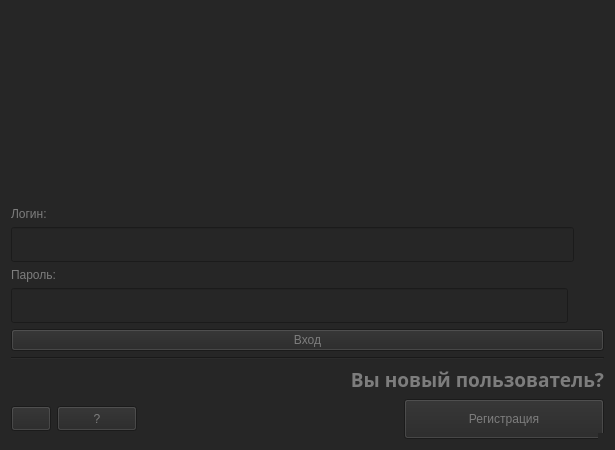
<?xml version="1.0" encoding="UTF-8"?>
<ui version="4.0">
 <class>authentification</class>
 <widget class="QDialog" name="authentification">
  <property name="geometry">
   <rect>
    <x>0</x>
    <y>0</y>
    <width>615</width>
    <height>450</height>
   </rect>
  </property>
  <property name="sizePolicy">
   <sizepolicy hsizetype="MinimumExpanding" vsizetype="Fixed">
    <horstretch>0</horstretch>
    <verstretch>0</verstretch>
   </sizepolicy>
  </property>
  <property name="minimumSize">
   <size>
    <width>550</width>
    <height>400</height>
   </size>
  </property>
  <property name="maximumSize">
   <size>
    <width>1920</width>
    <height>1080</height>
   </size>
  </property>
  <property name="windowTitle">
   <string>Dialog</string>
  </property>
  <property name="styleSheet">
   <string notr="true">color: rgb(125, 125, 125);
background-color: rgb(38, 38, 38);</string>
  </property>
  <property name="sizeGripEnabled">
   <bool>true</bool>
  </property>
  <layout class="QVBoxLayout" name="verticalLayout_6">
   <item>
    <layout class="QHBoxLayout" name="horizontalLayout_2">
     <item>
      <widget class="QLabel" name="Label_Shop">
       <property name="minimumSize">
        <size>
         <width>300</width>
         <height>0</height>
        </size>
       </property>
       <property name="maximumSize">
        <size>
         <width>300</width>
         <height>200</height>
        </size>
       </property>
       <property name="font">
        <font>
         <family>Palatino Linotype</family>
         <pointsize>32</pointsize>
         <weight>75</weight>
         <italic>false</italic>
         <bold>true</bold>
         <underline>false</underline>
         <strikeout>false</strikeout>
         <stylestrategy>PreferAntialias</stylestrategy>
         <kerning>true</kerning>
        </font>
       </property>
       <property name="layoutDirection">
        <enum>Qt::LeftToRight</enum>
       </property>
       <property name="styleSheet">
        <string notr="true"/>
       </property>
       <property name="text">
        <string/>
       </property>
       <property name="textFormat">
        <enum>Qt::AutoText</enum>
       </property>
       <property name="pixmap">
        <pixmap>Pics/Fon2.png</pixmap>
       </property>
      </widget>
     </item>
     <item>
      <widget class="QLabel" name="label">
       <property name="sizePolicy">
        <sizepolicy hsizetype="Fixed" vsizetype="Fixed">
         <horstretch>0</horstretch>
         <verstretch>0</verstretch>
        </sizepolicy>
       </property>
       <property name="minimumSize">
        <size>
         <width>200</width>
         <height>200</height>
        </size>
       </property>
       <property name="maximumSize">
        <size>
         <width>200</width>
         <height>200</height>
        </size>
       </property>
       <property name="baseSize">
        <size>
         <width>200</width>
         <height>200</height>
        </size>
       </property>
       <property name="frameShape">
        <enum>QFrame::NoFrame</enum>
       </property>
       <property name="frameShadow">
        <enum>QFrame::Sunken</enum>
       </property>
       <property name="text">
        <string/>
       </property>
       <property name="pixmap">
        <pixmap>Pics/MsShop.png</pixmap>
       </property>
       <property name="scaledContents">
        <bool>true</bool>
       </property>
       <property name="textInteractionFlags">
        <set>Qt::NoTextInteraction</set>
       </property>
      </widget>
     </item>
    </layout>
   </item>
   <item>
    <layout class="QVBoxLayout" name="verticalLayout_5">
     <item>
      <layout class="QVBoxLayout" name="verticalLayout_4">
       <item>
        <layout class="QVBoxLayout" name="verticalLayout_2">
         <item>
          <widget class="QLabel" name="Label_Name">
           <property name="font">
            <font>
             <pointsize>9</pointsize>
            </font>
           </property>
           <property name="styleSheet">
            <string notr="true"/>
           </property>
           <property name="text">
            <string>Логин:</string>
           </property>
          </widget>
         </item>
         <item>
          <layout class="QHBoxLayout" name="horizontalLayout_5">
           <item>
            <widget class="QLineEdit" name="Line_Name">
             <property name="minimumSize">
              <size>
               <width>0</width>
               <height>35</height>
              </size>
             </property>
             <property name="maximumSize">
              <size>
               <width>16777215</width>
               <height>35</height>
              </size>
             </property>
             <property name="font">
              <font>
               <pointsize>10</pointsize>
              </font>
             </property>
             <property name="clearButtonEnabled">
              <bool>true</bool>
             </property>
            </widget>
           </item>
           <item>
            <spacer name="horizontalSpacer_2">
             <property name="orientation">
              <enum>Qt::Horizontal</enum>
             </property>
             <property name="sizeType">
              <enum>QSizePolicy::Fixed</enum>
             </property>
             <property name="sizeHint" stdset="0">
              <size>
               <width>30</width>
               <height>30</height>
              </size>
             </property>
            </spacer>
           </item>
          </layout>
         </item>
        </layout>
       </item>
       <item>
        <layout class="QVBoxLayout" name="verticalLayout">
         <item>
          <widget class="QLabel" name="Label_Password">
           <property name="font">
            <font>
             <pointsize>9</pointsize>
            </font>
           </property>
           <property name="styleSheet">
            <string notr="true"/>
           </property>
           <property name="text">
            <string>Пароль:</string>
           </property>
          </widget>
         </item>
         <item>
          <layout class="QHBoxLayout" name="horizontalLayout_4">
           <item>
            <widget class="QLineEdit" name="Line_Password">
             <property name="sizePolicy">
              <sizepolicy hsizetype="Expanding" vsizetype="Fixed">
               <horstretch>0</horstretch>
               <verstretch>0</verstretch>
              </sizepolicy>
             </property>
             <property name="minimumSize">
              <size>
               <width>0</width>
               <height>35</height>
              </size>
             </property>
             <property name="maximumSize">
              <size>
               <width>16777215</width>
               <height>35</height>
              </size>
             </property>
             <property name="font">
              <font>
               <pointsize>10</pointsize>
              </font>
             </property>
             <property name="echoMode">
              <enum>QLineEdit::Password</enum>
             </property>
             <property name="clearButtonEnabled">
              <bool>true</bool>
             </property>
            </widget>
           </item>
           <item>
            <widget class="QPushButton" name="Button_ViewPass">
             <property name="sizePolicy">
              <sizepolicy hsizetype="Fixed" vsizetype="Fixed">
               <horstretch>0</horstretch>
               <verstretch>0</verstretch>
              </sizepolicy>
             </property>
             <property name="minimumSize">
              <size>
               <width>30</width>
               <height>30</height>
              </size>
             </property>
             <property name="maximumSize">
              <size>
               <width>30</width>
               <height>30</height>
              </size>
             </property>
             <property name="text">
              <string/>
             </property>
             <property name="iconSize">
              <size>
               <width>30</width>
               <height>30</height>
              </size>
             </property>
             <property name="checkable">
              <bool>true</bool>
             </property>
             <property name="flat">
              <bool>true</bool>
             </property>
            </widget>
           </item>
          </layout>
         </item>
        </layout>
       </item>
      </layout>
     </item>
     <item>
      <widget class="QPushButton" name="Button_Login">
       <property name="styleSheet">
        <string notr="true"/>
       </property>
       <property name="text">
        <string>Вход</string>
       </property>
       <property name="checkable">
        <bool>false</bool>
       </property>
       <property name="checked">
        <bool>false</bool>
       </property>
      </widget>
     </item>
    </layout>
   </item>
   <item>
    <widget class="Line" name="line">
     <property name="styleSheet">
      <string notr="true"/>
     </property>
     <property name="orientation">
      <enum>Qt::Horizontal</enum>
     </property>
    </widget>
   </item>
   <item>
    <layout class="QVBoxLayout" name="verticalLayout_3">
     <item>
      <widget class="QLabel" name="Label_Register">
       <property name="font">
        <font>
         <family>Microsoft Tai Le</family>
         <pointsize>14</pointsize>
         <weight>75</weight>
         <bold>true</bold>
         <kerning>true</kerning>
        </font>
       </property>
       <property name="styleSheet">
        <string notr="true"/>
       </property>
       <property name="text">
        <string>Вы новый пользователь?</string>
       </property>
       <property name="alignment">
        <set>Qt::AlignBottom|Qt::AlignRight|Qt::AlignTrailing</set>
       </property>
      </widget>
     </item>
     <item>
      <layout class="QHBoxLayout" name="horizontalLayout">
       <item>
        <widget class="QPushButton" name="Cycle">
         <property name="sizePolicy">
          <sizepolicy hsizetype="Fixed" vsizetype="Fixed">
           <horstretch>0</horstretch>
           <verstretch>0</verstretch>
          </sizepolicy>
         </property>
         <property name="minimumSize">
          <size>
           <width>25</width>
           <height>25</height>
          </size>
         </property>
         <property name="text">
          <string/>
         </property>
         <property name="iconSize">
          <size>
           <width>20</width>
           <height>20</height>
          </size>
         </property>
        </widget>
       </item>
       <item>
        <widget class="QPushButton" name="Question">
         <property name="minimumSize">
          <size>
           <width>25</width>
           <height>25</height>
          </size>
         </property>
         <property name="text">
          <string>?</string>
         </property>
        </widget>
       </item>
       <item>
        <spacer name="horizontalSpacer">
         <property name="orientation">
          <enum>Qt::Horizontal</enum>
         </property>
         <property name="sizeHint" stdset="0">
          <size>
           <width>214</width>
           <height>25</height>
          </size>
         </property>
        </spacer>
       </item>
       <item>
        <widget class="QPushButton" name="Button_Register">
         <property name="sizePolicy">
          <sizepolicy hsizetype="Fixed" vsizetype="Fixed">
           <horstretch>0</horstretch>
           <verstretch>0</verstretch>
          </sizepolicy>
         </property>
         <property name="minimumSize">
          <size>
           <width>200</width>
           <height>40</height>
          </size>
         </property>
         <property name="maximumSize">
          <size>
           <width>100</width>
           <height>40</height>
          </size>
         </property>
         <property name="styleSheet">
          <string notr="true"/>
         </property>
         <property name="text">
          <string>Регистрация</string>
         </property>
        </widget>
       </item>
      </layout>
     </item>
    </layout>
   </item>
  </layout>
 </widget>
 <resources/>
 <connections/>
</ui>
